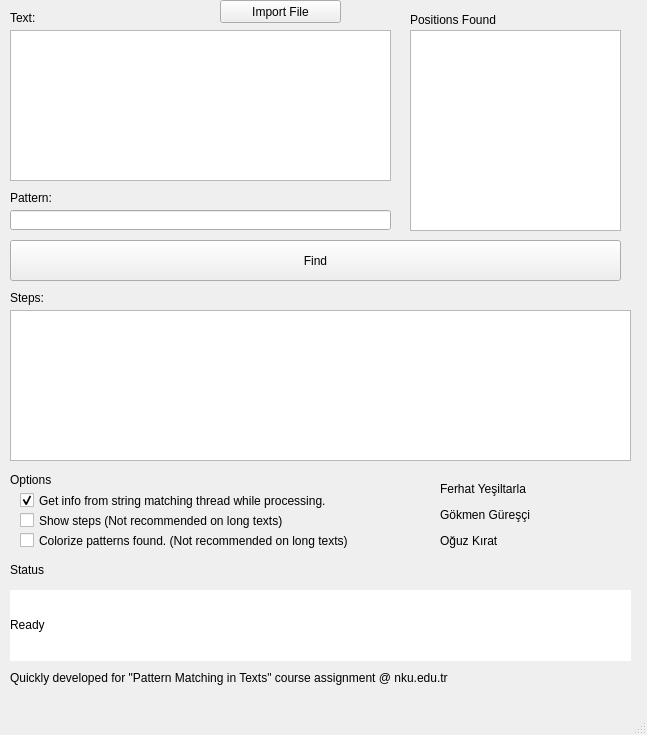
<?xml version="1.0" encoding="UTF-8"?>
<ui version="4.0">
 <class>MainWindow</class>
 <widget class="QMainWindow" name="MainWindow">
  <property name="geometry">
   <rect>
    <x>0</x>
    <y>0</y>
    <width>647</width>
    <height>735</height>
   </rect>
  </property>
  <property name="sizePolicy">
   <sizepolicy hsizetype="Fixed" vsizetype="Fixed">
    <horstretch>0</horstretch>
    <verstretch>0</verstretch>
   </sizepolicy>
  </property>
  <property name="windowTitle">
   <string>Horspool String Matching @NKU</string>
  </property>
  <property name="styleSheet">
   <string notr="true"/>
  </property>
  <widget class="QWidget" name="centralwidget">
   <widget class="QTextEdit" name="teMetin">
    <property name="geometry">
     <rect>
      <x>10</x>
      <y>30</y>
      <width>381</width>
      <height>151</height>
     </rect>
    </property>
   </widget>
   <widget class="QLineEdit" name="lePattern">
    <property name="geometry">
     <rect>
      <x>10</x>
      <y>210</y>
      <width>381</width>
      <height>20</height>
     </rect>
    </property>
   </widget>
   <widget class="QTextEdit" name="teAdimlar">
    <property name="geometry">
     <rect>
      <x>10</x>
      <y>310</y>
      <width>621</width>
      <height>151</height>
     </rect>
    </property>
    <property name="readOnly">
     <bool>true</bool>
    </property>
   </widget>
   <widget class="QPushButton" name="btnBul">
    <property name="geometry">
     <rect>
      <x>10</x>
      <y>240</y>
      <width>611</width>
      <height>41</height>
     </rect>
    </property>
    <property name="text">
     <string>Find</string>
    </property>
   </widget>
   <widget class="QPushButton" name="btnDosya">
    <property name="geometry">
     <rect>
      <x>220</x>
      <y>0</y>
      <width>121</width>
      <height>23</height>
     </rect>
    </property>
    <property name="text">
     <string>Import File</string>
    </property>
   </widget>
   <widget class="QLabel" name="lblMetin">
    <property name="geometry">
     <rect>
      <x>10</x>
      <y>10</y>
      <width>121</width>
      <height>16</height>
     </rect>
    </property>
    <property name="text">
     <string>Text:</string>
    </property>
   </widget>
   <widget class="QLabel" name="lblPattern">
    <property name="geometry">
     <rect>
      <x>10</x>
      <y>190</y>
      <width>121</width>
      <height>16</height>
     </rect>
    </property>
    <property name="text">
     <string>Pattern:</string>
    </property>
   </widget>
   <widget class="QLabel" name="lblAdimlar">
    <property name="geometry">
     <rect>
      <x>10</x>
      <y>290</y>
      <width>121</width>
      <height>16</height>
     </rect>
    </property>
    <property name="text">
     <string>Steps:</string>
    </property>
   </widget>
   <widget class="QLabel" name="lblHakkinda">
    <property name="geometry">
     <rect>
      <x>440</x>
      <y>480</y>
      <width>181</width>
      <height>71</height>
     </rect>
    </property>
    <property name="sizePolicy">
     <sizepolicy hsizetype="Fixed" vsizetype="Fixed">
      <horstretch>0</horstretch>
      <verstretch>0</verstretch>
     </sizepolicy>
    </property>
    <property name="text">
     <string>&lt;html&gt;&lt;head/&gt;&lt;body&gt;&lt;p&gt;Ferhat Yeşiltarla&lt;/p&gt;&lt;p&gt;Gökmen Güreşçi&lt;/p&gt;&lt;p&gt;Oğuz Kırat&lt;/p&gt;&lt;/body&gt;&lt;/html&gt;</string>
    </property>
   </widget>
   <widget class="QLabel" name="lblPozisyon">
    <property name="geometry">
     <rect>
      <x>410</x>
      <y>10</y>
      <width>101</width>
      <height>20</height>
     </rect>
    </property>
    <property name="text">
     <string>Positions Found</string>
    </property>
   </widget>
   <widget class="QLabel" name="lblDurum">
    <property name="geometry">
     <rect>
      <x>10</x>
      <y>560</y>
      <width>531</width>
      <height>20</height>
     </rect>
    </property>
    <property name="text">
     <string>Status</string>
    </property>
   </widget>
   <widget class="QLabel" name="lblIslem">
    <property name="geometry">
     <rect>
      <x>10</x>
      <y>590</y>
      <width>621</width>
      <height>71</height>
     </rect>
    </property>
    <property name="autoFillBackground">
     <bool>false</bool>
    </property>
    <property name="styleSheet">
     <string notr="true">background-color:rgb(255, 255, 255)</string>
    </property>
    <property name="text">
     <string>Ready</string>
    </property>
    <property name="textFormat">
     <enum>Qt::RichText</enum>
    </property>
    <property name="scaledContents">
     <bool>false</bool>
    </property>
   </widget>
   <widget class="QCheckBox" name="cbAdimlar">
    <property name="geometry">
     <rect>
      <x>20</x>
      <y>510</y>
      <width>401</width>
      <height>21</height>
     </rect>
    </property>
    <property name="text">
     <string>Show steps (Not recommended on long texts)</string>
    </property>
   </widget>
   <widget class="QCheckBox" name="cbThDurumAl">
    <property name="geometry">
     <rect>
      <x>20</x>
      <y>490</y>
      <width>421</width>
      <height>21</height>
     </rect>
    </property>
    <property name="sizePolicy">
     <sizepolicy hsizetype="Minimum" vsizetype="MinimumExpanding">
      <horstretch>0</horstretch>
      <verstretch>0</verstretch>
     </sizepolicy>
    </property>
    <property name="text">
     <string>Get info from string matching thread while processing.</string>
    </property>
    <property name="checked">
     <bool>true</bool>
    </property>
    <property name="tristate">
     <bool>false</bool>
    </property>
   </widget>
   <widget class="QLabel" name="lblDurum_2">
    <property name="geometry">
     <rect>
      <x>10</x>
      <y>470</y>
      <width>531</width>
      <height>20</height>
     </rect>
    </property>
    <property name="text">
     <string>Options</string>
    </property>
   </widget>
   <widget class="QListView" name="lvKonumlar">
    <property name="geometry">
     <rect>
      <x>410</x>
      <y>30</y>
      <width>211</width>
      <height>201</height>
     </rect>
    </property>
   </widget>
   <widget class="QCheckBox" name="cbRenklendir">
    <property name="geometry">
     <rect>
      <x>20</x>
      <y>530</y>
      <width>391</width>
      <height>21</height>
     </rect>
    </property>
    <property name="text">
     <string>Colorize patterns found. (Not recommended on long texts)</string>
    </property>
   </widget>
   <widget class="QLabel" name="label">
    <property name="geometry">
     <rect>
      <x>10</x>
      <y>670</y>
      <width>601</width>
      <height>16</height>
     </rect>
    </property>
    <property name="text">
     <string>Quickly developed for &quot;Pattern Matching in Texts&quot; course assignment @ nku.edu.tr</string>
    </property>
   </widget>
  </widget>
  <widget class="QMenuBar" name="menubar">
   <property name="geometry">
    <rect>
     <x>0</x>
     <y>0</y>
     <width>647</width>
     <height>21</height>
    </rect>
   </property>
  </widget>
  <widget class="QStatusBar" name="statusbar"/>
 </widget>
 <resources/>
 <connections/>
</ui>
